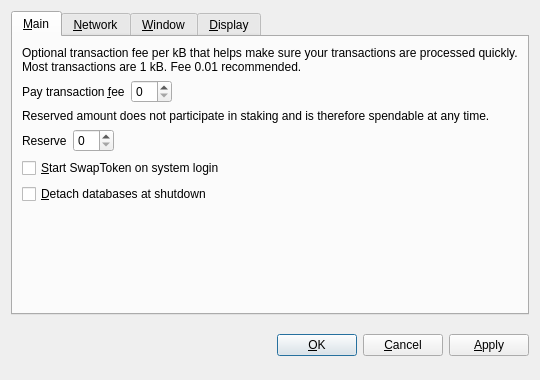
<?xml version="1.0" encoding="UTF-8"?>
<ui version="4.0">
 <class>OptionsDialog</class>
 <widget class="QDialog" name="OptionsDialog">
  <property name="geometry">
   <rect>
    <x>0</x>
    <y>0</y>
    <width>540</width>
    <height>380</height>
   </rect>
  </property>
  <property name="windowTitle">
   <string>Options</string>
  </property>
  <property name="modal">
   <bool>true</bool>
  </property>
  <layout class="QVBoxLayout" name="verticalLayout">
   <item>
    <widget class="QTabWidget" name="tabWidget">
     <property name="tabPosition">
      <enum>QTabWidget::North</enum>
     </property>
     <property name="currentIndex">
      <number>0</number>
     </property>
     <widget class="QWidget" name="tabMain">
      <attribute name="title">
       <string>&amp;Main</string>
      </attribute>
      <layout class="QVBoxLayout" name="verticalLayout_Main">
       <item>
        <widget class="QLabel" name="transactionFeeInfoLabel">
         <property name="text">
          <string>Optional transaction fee per kB that helps make sure your transactions are processed quickly. Most transactions are 1 kB. Fee 0.01 recommended.</string>
         </property>
         <property name="textFormat">
          <enum>Qt::PlainText</enum>
         </property>
         <property name="wordWrap">
          <bool>true</bool>
         </property>
        </widget>
       </item>
       <item>
        <layout class="QHBoxLayout" name="horizontalLayoutFee">
         <item>
          <widget class="QLabel" name="transactionFeeLabel">
           <property name="text">
            <string>Pay transaction &amp;fee</string>
           </property>
           <property name="textFormat">
            <enum>Qt::PlainText</enum>
           </property>
           <property name="buddy">
            <cstring>transactionFee</cstring>
           </property>
          </widget>
         </item>
         <item>
          <widget class="BitcoinAmountField" name="transactionFee"/>
         </item>
         <item>
          <spacer name="horizontalSpacerFee">
           <property name="orientation">
            <enum>Qt::Horizontal</enum>
           </property>
           <property name="sizeHint" stdset="0">
            <size>
             <width>40</width>
             <height>20</height>
            </size>
           </property>
          </spacer>
         </item>
        </layout>
       </item>
       <item>
        <widget class="QLabel" name="reserveBalanceInfoLabel">
         <property name="text">
          <string>Reserved amount does not participate in staking and is therefore spendable at any time.</string>
         </property>
         <property name="textFormat">
          <enum>Qt::PlainText</enum>
         </property>
         <property name="wordWrap">
          <bool>true</bool>
         </property>
        </widget>
       </item>
       <item>
        <layout class="QHBoxLayout" name="horizontalLayoutReserveBalance">
         <item>
          <widget class="QLabel" name="reserveBalanceLabel">
           <property name="text">
            <string>Reserve</string>
           </property>
           <property name="textFormat">
            <enum>Qt::PlainText</enum>
           </property>
           <property name="buddy">
            <cstring>reserveBalance</cstring>
           </property>
          </widget>
         </item>
         <item>
          <widget class="BitcoinAmountField" name="reserveBalance"/>
         </item>
         <item>
          <spacer name="horizontalSpacerReserveBalance">
           <property name="orientation">
            <enum>Qt::Horizontal</enum>
           </property>
           <property name="sizeHint" stdset="0">
            <size>
             <width>40</width>
             <height>20</height>
            </size>
           </property>
          </spacer>
         </item>
        </layout>
       </item>
       <item>
        <widget class="QCheckBox" name="bitcoinAtStartup">
         <property name="toolTip">
          <string>Automatically start SwapToken after logging in to the system.</string>
         </property>
         <property name="text">
          <string>&amp;Start SwapToken on system login</string>
         </property>
        </widget>
       </item>
       <item>
        <widget class="QCheckBox" name="detachDatabases">
         <property name="toolTip">
          <string>Detach block and address databases at shutdown. This means they can be moved to another data directory, but it slows down shutdown. The wallet is always detached.</string>
         </property>
         <property name="text">
          <string>&amp;Detach databases at shutdown</string>
         </property>
        </widget>
       </item>
       <item>
        <spacer name="verticalSpacer_Main">
         <property name="orientation">
          <enum>Qt::Vertical</enum>
         </property>
         <property name="sizeHint" stdset="0">
          <size>
           <width>20</width>
           <height>40</height>
          </size>
         </property>
        </spacer>
       </item>
      </layout>
     </widget>
     <widget class="QWidget" name="tabNetwork">
      <attribute name="title">
       <string>&amp;Network</string>
      </attribute>
      <layout class="QVBoxLayout" name="verticalLayout_Network">
       <item>
        <widget class="QCheckBox" name="mapPortUpnp">
         <property name="toolTip">
          <string>Automatically open the SwapToken client port on the router. This only works when your router supports UPnP and it is enabled.</string>
         </property>
         <property name="text">
          <string>Map port using &amp;UPnP</string>
         </property>
        </widget>
       </item>
       <item>
        <widget class="QCheckBox" name="connectSocks">
         <property name="toolTip">
          <string>Connect to the SwapToken network through a SOCKS proxy (e.g. when connecting through Tor).</string>
         </property>
         <property name="text">
          <string>&amp;Connect through SOCKS proxy:</string>
         </property>
        </widget>
       </item>
       <item>
        <layout class="QHBoxLayout" name="horizontalLayout_Network">
         <item>
          <widget class="QLabel" name="proxyIpLabel">
           <property name="text">
            <string>Proxy &amp;IP:</string>
           </property>
           <property name="textFormat">
            <enum>Qt::PlainText</enum>
           </property>
           <property name="buddy">
            <cstring>proxyIp</cstring>
           </property>
          </widget>
         </item>
         <item>
          <widget class="QValidatedLineEdit" name="proxyIp">
           <property name="maximumSize">
            <size>
             <width>140</width>
             <height>16777215</height>
            </size>
           </property>
           <property name="toolTip">
            <string>IP address of the proxy (e.g. 127.0.0.1)</string>
           </property>
          </widget>
         </item>
         <item>
          <widget class="QLabel" name="proxyPortLabel">
           <property name="text">
            <string>&amp;Port:</string>
           </property>
           <property name="textFormat">
            <enum>Qt::PlainText</enum>
           </property>
           <property name="buddy">
            <cstring>proxyPort</cstring>
           </property>
          </widget>
         </item>
         <item>
          <widget class="QLineEdit" name="proxyPort">
           <property name="maximumSize">
            <size>
             <width>55</width>
             <height>16777215</height>
            </size>
           </property>
           <property name="toolTip">
            <string>Port of the proxy (e.g. 9050)</string>
           </property>
          </widget>
         </item>
         <item>
          <widget class="QLabel" name="socksVersionLabel">
           <property name="text">
            <string>SOCKS &amp;Version:</string>
           </property>
           <property name="textFormat">
            <enum>Qt::PlainText</enum>
           </property>
           <property name="buddy">
            <cstring>socksVersion</cstring>
           </property>
          </widget>
         </item>
         <item>
          <widget class="QValueComboBox" name="socksVersion">
           <property name="toolTip">
            <string>SOCKS version of the proxy (e.g. 5)</string>
           </property>
          </widget>
         </item>
         <item>
          <spacer name="horizontalSpacer_Network">
           <property name="orientation">
            <enum>Qt::Horizontal</enum>
           </property>
           <property name="sizeHint" stdset="0">
            <size>
             <width>40</width>
             <height>20</height>
            </size>
           </property>
          </spacer>
         </item>
        </layout>
       </item>
       <item>
        <spacer name="verticalSpacer_Network">
         <property name="orientation">
          <enum>Qt::Vertical</enum>
         </property>
         <property name="sizeHint" stdset="0">
          <size>
           <width>20</width>
           <height>40</height>
          </size>
         </property>
        </spacer>
       </item>
      </layout>
     </widget>
     <widget class="QWidget" name="tabWindow">
      <attribute name="title">
       <string>&amp;Window</string>
      </attribute>
      <layout class="QVBoxLayout" name="verticalLayout_Window">
       <item>
        <widget class="QCheckBox" name="minimizeToTray">
         <property name="toolTip">
          <string>Show only a tray icon after minimizing the window.</string>
         </property>
         <property name="text">
          <string>&amp;Minimize to the tray instead of the taskbar</string>
         </property>
        </widget>
       </item>
       <item>
        <widget class="QCheckBox" name="minimizeOnClose">
         <property name="toolTip">
          <string>Minimize instead of exit the application when the window is closed. When this option is enabled, the application will be closed only after selecting Quit in the menu.</string>
         </property>
         <property name="text">
          <string>M&amp;inimize on close</string>
         </property>
        </widget>
       </item>
       <item>
        <spacer name="verticalSpacer_Window">
         <property name="orientation">
          <enum>Qt::Vertical</enum>
         </property>
         <property name="sizeHint" stdset="0">
          <size>
           <width>20</width>
           <height>40</height>
          </size>
         </property>
        </spacer>
       </item>
      </layout>
     </widget>
     <widget class="QWidget" name="tabDisplay">
      <attribute name="title">
       <string>&amp;Display</string>
      </attribute>
      <layout class="QVBoxLayout" name="verticalLayout_Display">
       <item>
        <layout class="QHBoxLayout" name="horizontalLayout_1_Display">
         <item>
          <widget class="QLabel" name="langLabel">
           <property name="text">
            <string>User Interface &amp;language:</string>
           </property>
           <property name="textFormat">
            <enum>Qt::PlainText</enum>
           </property>
           <property name="buddy">
            <cstring>lang</cstring>
           </property>
          </widget>
         </item>
         <item>
          <widget class="QValueComboBox" name="lang">
           <property name="toolTip">
            <string>The user interface language can be set here. This setting will take effect after restarting SwapToken.</string>
           </property>
          </widget>
         </item>
        </layout>
       </item>
       <item>
        <layout class="QHBoxLayout" name="horizontalLayout_2_Display">
         <item>
          <widget class="QLabel" name="unitLabel">
           <property name="text">
            <string>&amp;Unit to show amounts in:</string>
           </property>
           <property name="textFormat">
            <enum>Qt::PlainText</enum>
           </property>
           <property name="buddy">
            <cstring>unit</cstring>
           </property>
          </widget>
         </item>
         <item>
          <widget class="QValueComboBox" name="unit">
           <property name="toolTip">
            <string>Choose the default subdivision unit to show in the interface and when sending coins.</string>
           </property>
          </widget>
         </item>
        </layout>
       </item>
       <item>
        <widget class="QCheckBox" name="displayAddresses">
         <property name="toolTip">
          <string>Whether to show SwapToken addresses in the transaction list or not.</string>
         </property>
         <property name="text">
          <string>&amp;Display addresses in transaction list</string>
         </property>
        </widget>
       </item>
       <item>
        <widget class="QCheckBox" name="coinControlFeatures">
         <property name="toolTip">
          <string>Whether to show coin control features or not.</string>
         </property>
         <property name="text">
          <string>Display coin &amp;control features (experts only!)</string>
         </property>
        </widget>
       </item>
       <item>
        <spacer name="verticalSpacer_Display">
         <property name="orientation">
          <enum>Qt::Vertical</enum>
         </property>
         <property name="sizeHint" stdset="0">
          <size>
           <width>20</width>
           <height>40</height>
          </size>
         </property>
        </spacer>
       </item>
      </layout>
     </widget>
    </widget>
   </item>
   <item>
    <layout class="QHBoxLayout" name="horizontalLayout_Buttons">
     <item>
      <spacer name="horizontalSpacer_1">
       <property name="orientation">
        <enum>Qt::Horizontal</enum>
       </property>
       <property name="sizeHint" stdset="0">
        <size>
         <width>40</width>
         <height>48</height>
        </size>
       </property>
      </spacer>
     </item>
     <item>
      <widget class="QLabel" name="statusLabel">
       <property name="font">
        <font>
         <weight>75</weight>
         <bold>true</bold>
        </font>
       </property>
       <property name="text">
        <string/>
       </property>
       <property name="textFormat">
        <enum>Qt::PlainText</enum>
       </property>
       <property name="wordWrap">
        <bool>true</bool>
       </property>
      </widget>
     </item>
     <item>
      <spacer name="horizontalSpacer_2">
       <property name="orientation">
        <enum>Qt::Horizontal</enum>
       </property>
       <property name="sizeHint" stdset="0">
        <size>
         <width>40</width>
         <height>48</height>
        </size>
       </property>
      </spacer>
     </item>
     <item>
      <widget class="QPushButton" name="okButton">
       <property name="text">
        <string>&amp;OK</string>
       </property>
      </widget>
     </item>
     <item>
      <widget class="QPushButton" name="cancelButton">
       <property name="text">
        <string>&amp;Cancel</string>
       </property>
       <property name="autoDefault">
        <bool>false</bool>
       </property>
      </widget>
     </item>
     <item>
      <widget class="QPushButton" name="applyButton">
       <property name="text">
        <string>&amp;Apply</string>
       </property>
       <property name="autoDefault">
        <bool>false</bool>
       </property>
      </widget>
     </item>
    </layout>
   </item>
  </layout>
 </widget>
 <customwidgets>
  <customwidget>
   <class>BitcoinAmountField</class>
   <extends>QSpinBox</extends>
   <header>bitcoinamountfield.h</header>
  </customwidget>
  <customwidget>
   <class>QValueComboBox</class>
   <extends>QComboBox</extends>
   <header>qvaluecombobox.h</header>
  </customwidget>
  <customwidget>
   <class>QValidatedLineEdit</class>
   <extends>QLineEdit</extends>
   <header>qvalidatedlineedit.h</header>
  </customwidget>
 </customwidgets>
 <resources/>
 <connections/>
</ui>
